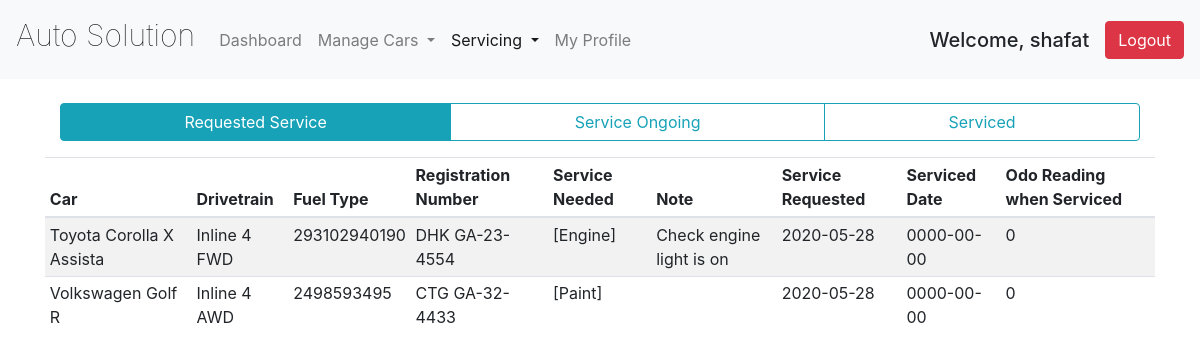
Page /views/user_service_status.php (signed in) on the committed database.
### tables this page shows
CREATE TABLE `service_request` (
  `service_request_id` int(12) NOT NULL,
  `car_id` int(12) NOT NULL,
  `user_id` int(12) NOT NULL,
  `name` varchar(50) NOT NULL,
  `username` varchar(50) NOT NULL,
  `street` varchar(100) NOT NULL,
  `city` varchar(50) NOT NULL,
  `zip` int(12) NOT NULL,
  `phone` varchar(50) NOT NULL,
  `email` varchar(50) NOT NULL,
  `car_detail` varchar(50) NOT NULL,
  `body_type` varchar(50) NOT NULL,
  `year` int(4) NOT NULL,
  `color` varchar(50) NOT NULL,
  `drivetrain` varchar(50) NOT NULL,
  `engine_type` varchar(50) NOT NULL,
  `fuel_type` varchar(50) NOT NULL,
  `engine_no` varchar(50) NOT NULL,
  `registration_no` varchar(50) NOT NULL,
  `vin_no` varchar(50) DEFAULT NULL,
  `service_needed` varchar(150) DEFAULT NULL,
  `message` varchar(500) DEFAULT NULL,
  `last_serviced_item` varchar(50) DEFAULT NULL,
  `request_service_date` date NOT NULL DEFAULT current_timestamp(),
  `last_serviced_date` date DEFAULT NULL,
  `last_serviced_odo` int(10) DEFAULT NULL,
  `mechanic_message` varchar(100) DEFAULT NULL,
  `serviced_by` varchar(50) DEFAULT NULL,
  `employee_username` varchar(50) DEFAULT NULL,
  `servicing_stage` int(4) DEFAULT 0
);

### controllers/service_request_controller.php (called while the page is built, shortened)
<?php
require_once "../models/database_crud.php";
  function getServiceRequests()
  {
    $username = $_SESSION['username'];
    $query="SELECT * FROM service_request WHERE  username = '$username' AND servicing_stage = 0";
    $service_request=get($query);
    return $service_request;
  }
?>

### models/database_crud.php (called while the page is built, shortened)
<?php
	 $serverName="localhost";
	 $userName="root";
	 $password="";
	 $dbName="auto_solution";
	function get($query)
	{
        $data=array();
		global $serverName,$userName,$password,$dbName;
		$conn = mysqli_connect( $serverName, $userName, $password, $dbName);
        $result=mysqli_query($conn,$query);
        if(mysqli_num_rows($result) > 0)
        {
            while($row = mysqli_fetch_assoc($result))
            {
                $entity=array();
                foreach($row as $k=>$v)
                {
                    $entity[$k] = $row[$k];
                }
                $data[] = $entity;
            }
        }
		return $data;
	}
?>

### views/user_service_status.php (the view, shortened to what this page needs)
<?php
require_once ("../controllers/service_request_controller.php");
$servicerequests = getServiceRequests();
 ?>
<!DOCTYPE html>
<html lang="en">
<head>
  <link rel="stylesheet" href="../css/bootstrap.css">
  <link rel="stylesheet" href="styles/mystyle.css">
</head>
<body>
  <header>
    <div class="mynav">
      <nav class="navbar navbar-expand-lg navbar-light bg-light">
      <a class="navbar-brand mb-2" href="user_dashboard.php">Auto Solution</a>
      <div class="collapse navbar-collapse" id="navbarSupportedContent">
        <ul class="navbar-nav mr-auto">
          <li class="nav-item">
            <a class="nav-link" href="user_dashboard.php">Dashboard<span class="sr-only">(current)</span></a>
          </li>
					<li class="nav-item dropdown">
            <a class="nav-link dropdown-toggle" href="#" id="navbarDropdown" role="button" data-toggle="dropdown" aria-haspopup="true" aria-expanded="false">
              Manage Cars
            </a>
          </li>
          <li class="nav-item dropdown active">
            <a class="nav-link dropdown-toggle" href="#" id="navbarDropdown" role="button" data-toggle="dropdown" aria-haspopup="true" aria-expanded="false">
              Servicing
            </a>
          </li>
          <li class="nav-item">
            <a class="nav-link" href="user_profile.php">My Profile</a>
          </li>
        </ul>
      <h5 class="my-sm-2 mr-lg-2">Welcome, <?php echo $_SESSION['username'];?></h5>
      <a class="btn btn-danger my-sm-2 ml-lg-2 "href="../controllers/logout.php">Logout</a>
     </div>
	 </nav><br>
<div class="container">
<div class = "btn-group col-md-12 " style="align-center;">
<a class="btn btn-outline-info active" href="user_service_status.php">Requested Service</a>
<a class="btn btn-outline-info" href="user_service_ongoing.php">Service Ongoing</a>
<a class="btn btn-outline-info" href="user_service_complete.php">Serviced</a>
		</div>
  </div>
	</div>
<div class="container">
<div class="table-responsive">
<table class="table  table-hover table-striped table-sm  my-3" id="service_request_data">
    <thead>
      <tr>
				<th>Car</th>
				<th>Drivetrain</th>
				<th>Fuel Type</th>
				<th>Registration Number</th>
				<th>Service Needed</th>
				<th>Note</th>
				<th>Service Requested</th>
				<th>Serviced Date</th>
				<th>Odo Reading when Serviced</th>
      </tr>
    </thead>
		<tbody>
		<?php
				foreach($servicerequests as $servicerequest)
				{
					echo "<tr>";
						echo "<td>".$servicerequest["car_detail"]."</td>";
						echo "<td>".$servicerequest["engine_type"]." ".$servicerequest["drivetrain"]."</td>";
						echo "<td>".$servicerequest["engine_no"]."</td>";
						echo "<td>".$servicerequest["registration_no"]."</td>";
						echo "<td>".$servicerequest["service_needed"]."</td>";
						echo "<td>".$servicerequest["message"]."</td>";
						echo "<td>".$servicerequest["request_service_date"]."</td>";
						echo "<td>".$servicerequest["last_serviced_date"]."</td>";
						echo "<td>".$servicerequest["last_serviced_odo"]."</td>";
					echo "</tr>";
				}
			?>
			</tbody>
</table>
</div>
</div>
</body>
</html>

### views/styles/mystyle.css (style rules this page uses)
.navbar .navbar-brand { font-weight: lighter; font-size: 0.8cm; }

### rows in the picture
service_request: car_detail "Toyota Corolla X Assista", engine_type "Inline 4", drivetrain "FWD", engine_no "293102940190", registration_no "DHK GA-23-4554", service_needed "[Engine]", message "Check engine light is on", request_service_date "2020-05-28", last_serviced_date "0000-00-00", last_serviced_odo "0"
service_request: car_detail "Volkswagen Golf R", engine_type "Inline 4", drivetrain "AWD", engine_no "2498593495", registration_no "CTG GA-32-4433", service_needed "[Paint]", request_service_date "2020-05-28", last_serviced_date "0000-00-00", last_serviced_odo "0"

### other values in the picture
$_SESSION['username'] "shafat"
